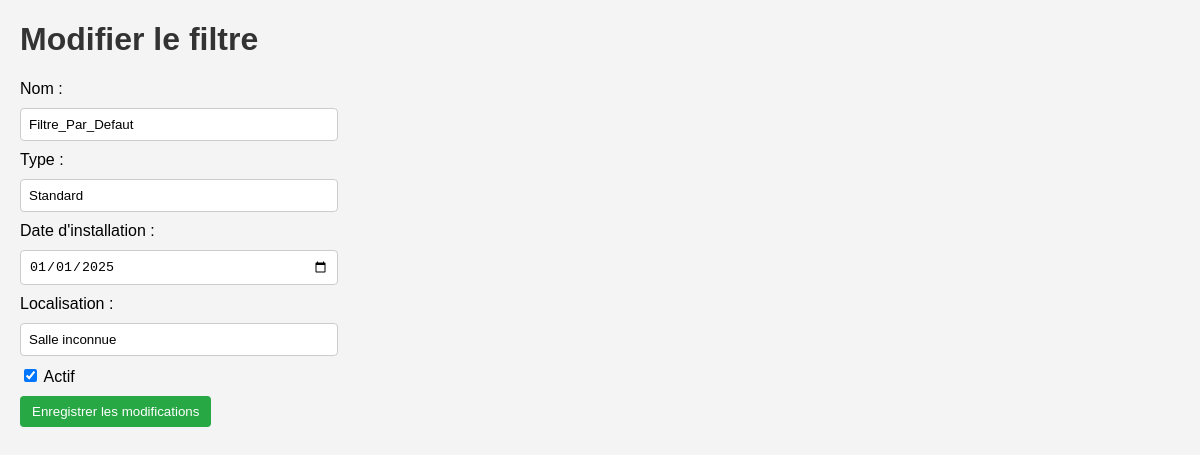
Page /dashboard/filtres/update/22/ (signed in) on the committed database.
### monitoring/models.py (models this page shows)
class Filtre(models.Model):
    nom = models.CharField(max_length=100)
    salle = models.ForeignKey(Salle, on_delete=models.CASCADE, null=True, blank=True)
    type = models.CharField(max_length=50)
    date_installation = models.DateField()
    localisation = models.CharField(max_length=100)
    actif = models.BooleanField(default=True)
    vitesse = models.IntegerField(default=0)  # Vitesse en m/s

### monitoring/views.py (the view, shortened to what this page needs)
# urls.py: path('dashboard/filtres/update/<int:id>/', update_filtre, name='update_filtre'),
def update_filtre(request, id):
    if not (request.user.is_authenticated and request.user.is_staff):
        return HttpResponseForbidden('Forbidden')
    filtre = get_object_or_404(Filtre, id=id)
    return render(request, 'update_filtre.html', {'filtre': filtre})

### monitoring/templates/update_filtre.html (shortened to what this page needs)
{% load static %}
<!DOCTYPE html>
<html lang="fr">
<head>
</head>
<body>
    <h1>Modifier le filtre</h1>
    <form method="post">
        <label>Nom :</label>
        <input type="text" name="nom" value="{{ filtre.nom }}" required>
        <label>Type :</label>
        <input type="text" name="type" value="{{ filtre.type }}" required>
        <label>Date d'installation :</label>
        <input type="date" name="date_installation" value="{{ filtre.date_installation|date:'Y-m-d' }}" required>
        <label>Localisation :</label>
        <input type="text" name="localisation" value="{{ filtre.localisation }}" required>
        <label><input type="checkbox" name="actif" {% if filtre.actif %}checked{% endif %}> Actif</label>
        <button type="submit">Enregistrer les modifications</button>
    </form>
</body>
</html>

### monitoring/templates/update_filtre.html (style rules this page uses)
body { font-family: Arial, sans-serif; background-color: #f4f4f4; margin: 20px; }
h1 { color: #333; }
form { margin-top: 20px; }
input[type="text"], input[type="date"] { padding: 8px; margin-bottom: 10px; width: 300px; border: 1px solid #ccc; border-radius: 4px; display: block; }
label { display: block; margin-bottom: 10px; }
button { padding: 8px 12px; background-color: #28a745; color: white; border: none; border-radius: 4px; cursor: pointer; }

### rows in the picture
Filtre: nom "Filtre_Par_Defaut", type "Standard", date_installation "01/01/2025", localisation "Salle inconnue", actif "☑"
